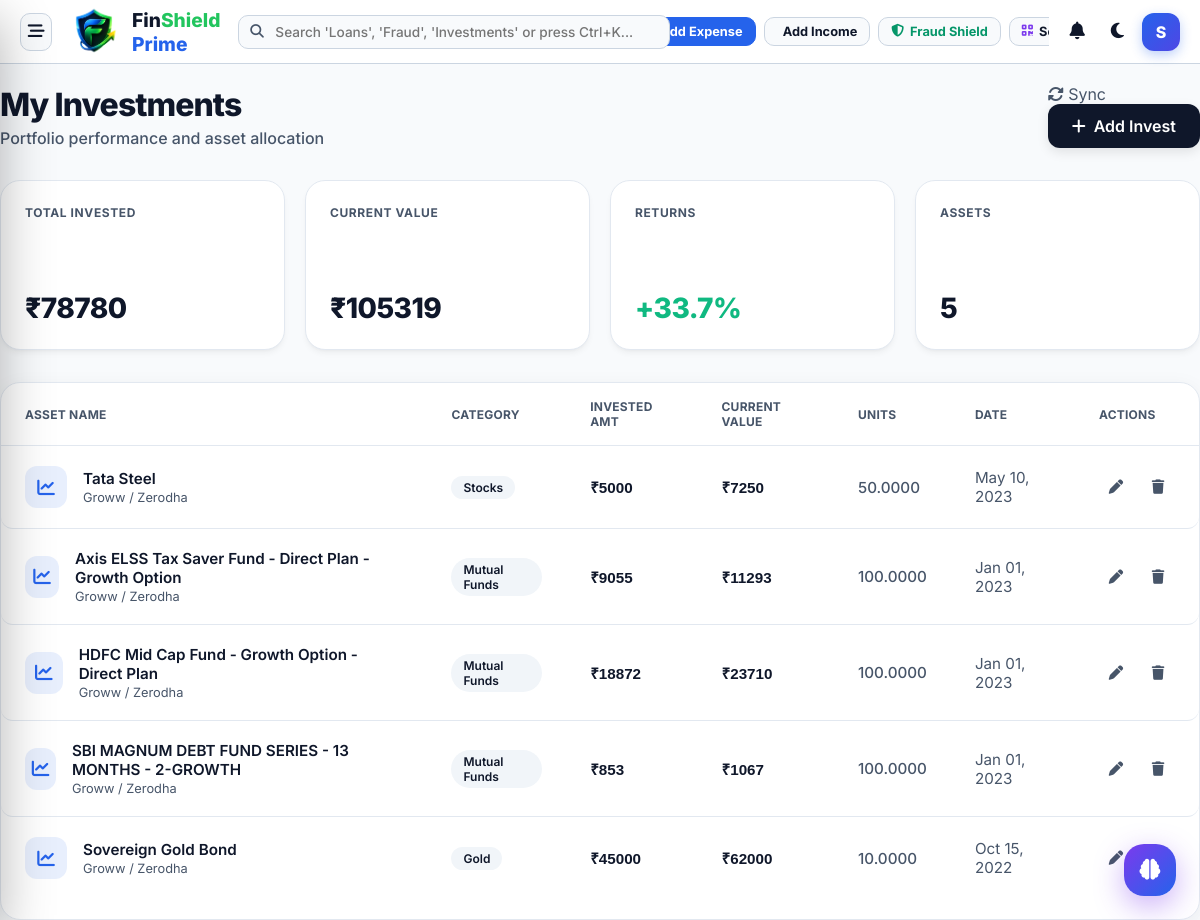
/investments/ (signed in), run on the app's committed database.
### core/models.py (models this page shows, shortened)
class Investment(models.Model):
    CATEGORY_CHOICES = [
        ('STK', 'Stocks'),
        ('MF', 'Mutual Funds'),
        ('GLD', 'Gold'),
        ('FD', 'Fixed Deposit'),
        ('RE', 'Real Estate'),
        ('CRY', 'Crypto'),
        ('OTH', 'Other'),
    ]
    name = models.CharField(max_length=100)
    amount = models.DecimalField(max_digits=12, decimal_places=2, help_text="Invested Amount")
    current_value = models.DecimalField(max_digits=12, decimal_places=2, default=0, help_text="Current Market Value")
    quantity = models.DecimalField(max_digits=12, decimal_places=4, default=1.0)
    category = models.CharField(max_length=3, choices=CATEGORY_CHOICES, default='OTH')
    date = models.DateField()
    external_id = models.CharField(max_length=50, blank=True, null=True, unique=True, help_text="ID from external broker")
    @classmethod
    def get_total_invested(cls):
        from django.db.models import Sum
        return cls.objects.aggregate(Sum('amount'))['amount__sum'] or 0
    @classmethod
    def get_total_current_value(cls):
        from django.db.models import Sum
        return cls.objects.aggregate(Sum('current_value'))['current_value__sum'] or 0

### core/views.py (the view)
# urls.py: path('investments/', InvestmentListView.as_view(), name='investment_list'),
class InvestmentListView(LoginRequiredMixin, ListView):
    model = Investment
    template_name = 'core/investment_list.html'
    context_object_name = 'investments'
    ordering = ['-date']
    def get_context_data(self, **kwargs):
        context = super().get_context_data(**kwargs)
        investments = context['investments']
        total_invested = Investment.get_total_invested()
        current_val = Investment.get_total_current_value()
        context['total_invested'] = total_invested
        context['current_value'] = current_val
        if total_invested > 0:
            context['returns_pct'] = ((current_val - total_invested) / total_invested) * 100
        else:
            context['returns_pct'] = 0
        return context

### templates/core/investment_list.html (shortened to what this page needs)
{% extends 'base.html' %}
{% load static %}
{% block content %}
<div class="ledger-container">
    <div class="ledger-header">
        <div class="ledger-title">
            <h1 class="animate-fade-in">My Investments</h1>
            <div class="ledger-subtitle animate-fade-in animate-delay-1">Portfolio performance and asset allocation
            </div>
        </div>
        <div>
            <a href="{% url 'broker_sync' %}" class="btn-ghost animate-fade-in animate-delay-2"
                style="margin-right: 8px;">
                <i class="fa-solid fa-rotate"></i> Sync
            </a>
            <a href="{% url 'add_investment' %}" class="btn-add-tx animate-fade-in animate-delay-2">
                <i class="fa-solid fa-plus"></i> Add Invest
            </a>
        </div>
    </div>
    <div class="ledger-stats-row animate-fade-in animate-delay-2">
        <div class="stat-card-ledger">
            <div class="stat-label">TOTAL INVESTED</div>
            <div class="stat-val">₹{{ total_invested|floatformat:0 }}</div>
        </div>
        <div class="stat-card-ledger">
            <div class="stat-label">CURRENT VALUE</div>
            <div class="stat-val">₹{{ current_value|floatformat:0 }}</div>
        </div>
        <div class="stat-card-ledger">
            <div class="stat-label">RETURNS</div>
            <div class="stat-val"
                style="color: {% if returns_pct >= 0 %}var(--accent-mint){% else %}var(--accent-coral){% endif %};">
                {% if returns_pct >= 0 %}+{% endif %}{{ returns_pct|floatformat:1 }}%
            </div>
        </div>
        <div class="stat-card-ledger">
            <div class="stat-label">ASSETS</div>
            <div class="stat-val">{{ investments|length }}</div>
        </div>
    </div>
    <div class="card-hub animate-fade-in animate-delay-3" style="padding: 0; overflow: hidden; margin-top: 25px;">
        <div class="table-responsive">
            <table class="ledger-table">
                <thead>
                    <tr>
                        <th>ASSET NAME</th>
                        <th>CATEGORY</th>
                        <th>INVESTED AMT</th>
                        <th>CURRENT VALUE</th>
                        <th>UNITS</th>
                        <th>DATE</th>
                        <th>ACTIONS</th>
                    </tr>
                </thead>
                <tbody>
                    {% for inv in investments %}
                    <tr>
                        <td>
                            <div class="tx-info">
                                <div class="tx-icon"
                                    style="background: rgba(37, 99, 235, 0.1); color: var(--accent-blue);">
                                    <i class="fa-solid fa-chart-line"></i>
                                </div>
                                <div>
                                    <div class="tx-name">{{ inv.name }}</div>
                                    <div class="tx-date">Groww / Zerodha</div>
                                </div>
                            </div>
                        </td>
                        <td>
                            <span class="category-tag">
                                {{ inv.get_category_display }}
                            </span>
                        </td>
                        <td class="tx-amount">₹{{ inv.amount|floatformat:0 }}</td>
                        <td class="tx-amount" style="font-weight: 700;">₹{{ inv.current_value|floatformat:0 }}</td>
                        <td style="color: var(--text-muted); font-weight: 500;">{{ inv.quantity }}</td>
                        <td style="color: var(--text-muted);">{{ inv.date|date:"M d, Y" }}</td>
                        <td>
                            <div class="action-buttons">
                                <a href="{% url 'update_investment' inv.pk %}" class="btn-icon-action edit"><i
                                        class="fa-solid fa-pen"></i></a>
                                <a href="{% url 'delete_investment' inv.pk %}" class="btn-icon-action delete"><i
                                        class="fa-solid fa-trash"></i></a>
                            </div>
                        </td>
                    </tr>
                    {% endfor %}
                </tbody>
            </table>
        </div>
    </div>
</div>
{% endblock %}

### templates/base.html (shortened to what this page needs)
{% load static %}
<!DOCTYPE html>
<html lang="en">
<head>
    <link rel="stylesheet" href="https://cdnjs.cloudflare.com/ajax/libs/font-awesome/6.4.0/css/all.min.css">
    <link rel="stylesheet" href="{% static 'css/modern_theme.css' %}">
    <link rel="stylesheet" href="{% static 'css/ledger.css' %}">
    <link rel="stylesheet" href="{% static 'css/enterprise_dashboard.css' %}">
</head>
<body data-theme="light">
    <button class="floating-action-btn" id="floatingAiBtn" onclick="openAffordModal()" title="FinShield Prime Decision Assistant">
        <i class="fa-solid fa-brain"></i>
    </button>
    <div class="app-master-container">
        <header class="app-topbar">
            <div style="display: flex; align-items: center; gap: 12px; shrink: 0;">
                <button class="hamburger-toggle-btn" onclick="openSidebarDrawer()" title="Open Navigation Drawer">
                    <i class="fa-solid fa-bars-staggered"></i>
                </button>
                <a href="{% url 'home' %}" style="text-decoration: none; display: flex; align-items: center; gap: 8px; font-weight: 800; font-size: 1.2rem; color: var(--text-main);">
<img src="{% static 'images/f.png' %}"
     alt="FinShield Prime"
     style="width:60px; height:60px; object-fit:contain;">
<span>
    <span style="color: var(--text-main);">Fin</span><span style="color: #22c55e;">Shield</span>
    <span style="color: var(--accent-blue); font-weight: 800;">Prime</span>
</span>                </a>
            </div>
            <div class="topbar-search-wrapper">
                <form action="{% url 'search' %}" method="GET" id="globalSearchForm" onsubmit="return handleSmartSearch(event)">
                    <input type="text" name="q" id="globalSearchInput" class="topbar-search-input" placeholder="Search 'Loans', 'Fraud', 'Investments' or press Ctrl+K..." autocomplete="off">
                </form>
            </div>
            <div class="header-actions-group">
                <a href="{% url 'expense_create' %}" class="header-action-btn btn-primary-blue">
                     Add Expense
                </a>
                <a href="{% url 'wallet_dashboard' %}" class="header-action-btn">
                     Add Income
                </a>
                <a href="{% url 'fraud_detection' %}" class="header-action-btn" style="color: var(--accent-emerald);">
                    <i class="fa-solid fa-shield-halved"></i> Fraud Shield
                </a>
                <a href="{% url 'scan_pay' %}" class="header-action-btn">
                    <i class="fa-solid fa-qrcode" style="color: var(--accent-purple);"></i> Scan Receipt
                </a>
            </div>
            <div style="display: flex; align-items: center; gap: 12px; shrink: 0;">
                <div style="position: relative;">
                    <button class="nav-icon-btn" id="bellIcon" style="background: none; border: none; font-size: 1.1rem; color: var(--text-main); cursor: pointer; position: relative;">
                        <i class="fa-solid fa-bell"></i>
                    </button>
                </div>
                <button class="theme-toggle" id="themeToggle" title="Toggle Theme" style="background: none; border: none; font-size: 1.1rem; color: var(--text-main); cursor: pointer;">
                </button>
                <div style="position: relative;">
                    <div class="user-profile" id="userProfileBtn" style="cursor: pointer;" title="{{ user.username }}">
                        <div class="avatar">{{ user.username.0|upper }}</div>
                    </div>
                </div>
            </div>
        </header>
        <div class="main-wrapper-content">
            <div class="content-body" style="flex: 1;">
                {% block content %}{% endblock %}
            </div>
        </div>
    </div>
</body>
</html>

### static/css/modern_theme.css (style rules this page uses)
:root { --primary-900: #020617; --primary-800: #0f172a; --primary-700: #1e293b; --primary-600: #334155; --accent-blue: #2563eb; --accent-blue-subtle: rgba(37, 99, 235, 0.1); --accent-mint: #10b981; --accent-mint-subtle: rgba(16, 185, 129, 0.1); --accent-coral: #ef4444; --accent-coral-subtle: rgba(239, 68, 68, 0.1); --accent-gold: #f59e0b; --accent-purple: #8b5cf6; --bg-body: #f1f5f9; --bg-card: #ffffff; --bg-glass: rgba(255, 255, 255, 0.9); --bg-sidebar: #0f172a; --text-main: #0f172a; --text-muted: #64748b; --text-on-dark: #f8fafc; --shadow-xs: 0 1px 2px 0 rgb(0 0 0 / 0.05); --shadow-sm: 0 4px 6px -1px rgb(0 0 0 / 0.05), 0 2px 4px -2px rgb(0 0 0 / 0.05); --shadow-md: 0 10px 15px -3px rgb(0 0 0 / 0.08), 0 4px 6px -4px rgb(0 0 0 / 0.04); --shadow-lg: 0 20px 25px -5px rgb(0 0 0 / 0.1), 0 8px 10px -6px rgb(0 0 0 / 0.1); --shadow-glow: 0 0 15px rgba(37, 99, 235, 0.15); --border-light: #e2e8f0; --border-glass: rgba(255, 255, 255, 0.1); --radius-xl: 20px; --radius-lg: 16px; --radius-md: 12px; --radius-sm: 8px; --ease-out: cubic-bezier(0.2, 0.8, 0.2, 1); }
body { background-color: var(--bg-body); color: var(--text-main); font-family: 'Inter', sans-serif; transition: background-color 0.4s var(--ease-out), color 0.4s var(--ease-out); -webkit-font-smoothing: antialiased; }
a { text-decoration: none; color: inherit; }
.nav-icon-btn { position: relative; background: transparent; border: none; color: var(--text-muted); font-size: 1.1rem; cursor: pointer; padding: 8px; border-radius: 50%; transition: var(--trans-fast); }
.card-hub { background: var(--bg-card); border: 1px solid var(--border-light); border-radius: var(--radius-lg); padding: var(--spacing-md); box-shadow: var(--shadow-sm); transition: transform 0.3s var(--ease-out), box-shadow 0.3s var(--ease-out), border-color 0.3s; position: relative; overflow: hidden; }
.card-hub::before { content: ''; position: absolute; top: 0; left: 0; right: 0; height: 4px; background: linear-gradient(90deg, var(--accent-blue), var(--accent-mint)); opacity: 0; transition: opacity 0.3s; }
.animate-fade-in { animation: fadeInUp 0.6s var(--ease-out) forwards; }
.animate-delay-1 { animation-delay: 0.1s; }
.animate-delay-2 { animation-delay: 0.2s; }
.animate-delay-3 { animation-delay: 0.3s; }
.btn-ghost { background: transparent; color: var(--text-muted); }
.card-hub { background: var(--bg-card); border-radius: 20px; padding: 24px; box-shadow: 0 4px 6px -1px rgba(0, 0, 0, 0.05), 0 2px 4px -1px rgba(0, 0, 0, 0.03); border: 1px solid var(--border-light); transition: all 0.3s ease; }
.table-responsive { width: 100%; overflow-x: auto; -webkit-overflow-scrolling: touch; margin-bottom: 20px; border-radius: var(--radius-lg); }
.ledger-table { min-width: 800px; }

### templates/base.html (style rules this page uses)
html { scroll-behavior: smooth; }
.floating-action-btn { position: fixed; bottom: 24px; right: 24px; width: 52px; height: 52px; border-radius: 20px; background: linear-gradient(135deg, var(--accent-purple), var(--accent-blue)); color: #ffffff; border: none; box-shadow: 0 10px 30px rgba(124, 58, 237, 0.4); display: flex; align-items: center; justify-content: center; font-size: 1.3rem; cursor: pointer; transition: all 0.3s cubic-bezier(0.16, 1, 0.3, 1); z-index: 999; }
.user-profile { width: 38px; height: 38px; border-radius: 12px; background: linear-gradient(135deg, var(--accent-blue), var(--accent-indigo)); color: #ffffff; display: flex; align-items: center; justify-content: center; font-weight: 800; box-shadow: 0 4px 12px rgba(37, 99, 235, 0.3); transition: transform 0.2s; }
.avatar { font-size: 1rem; font-weight: 800; color: #ffffff; }
.topbar-search-wrapper { position: relative; width: 100%; max-width: 380px; }
.topbar-search-input { width: 100%; padding: 8px 14px 8px 36px; border-radius: 10px; border: 1px solid var(--border-subtle); background: var(--bg-primary); font-family: 'Inter', sans-serif; font-size: 0.85rem; font-weight: 500; color: var(--text-main); transition: all 0.2s ease; }

### data on the page
Investment: name "Tata Steel", category "Stocks", amount "5000", current_value "7250", quantity "50.0000", date "May 10, 2023"
Investment: name "Axis ELSS Tax Saver Fund - Direct Plan - Growth Option", category "Mutual Funds", amount "9055", current_value "11293", quantity "100.0000", date "Jan 01, 2023"
Investment: name "HDFC Mid Cap Fund - Growth Option - Direct Plan", category "Mutual Funds", amount "18872", current_value "23710", quantity "100.0000", date "Jan 01, 2023"
Investment: name "SBI MAGNUM DEBT FUND SERIES - 13 MONTHS - 2-GROWTH", category "Mutual Funds", amount "853", current_value "1067", quantity "100.0000", date "Jan 01, 2023"
Investment: name "Sovereign Gold Bond", category "Gold", amount "45000", current_value "62000", quantity "10.0000", date "Oct 15, 2022"

### other printed values
{{ user.username.0|upper }} "S"
{{ total_invested|floatformat:0 }} "78780"
{{ current_value|floatformat:0 }} "105319"
{{ returns_pct|floatformat:1 }} "33.7"
{{ investments|length }} "5"
